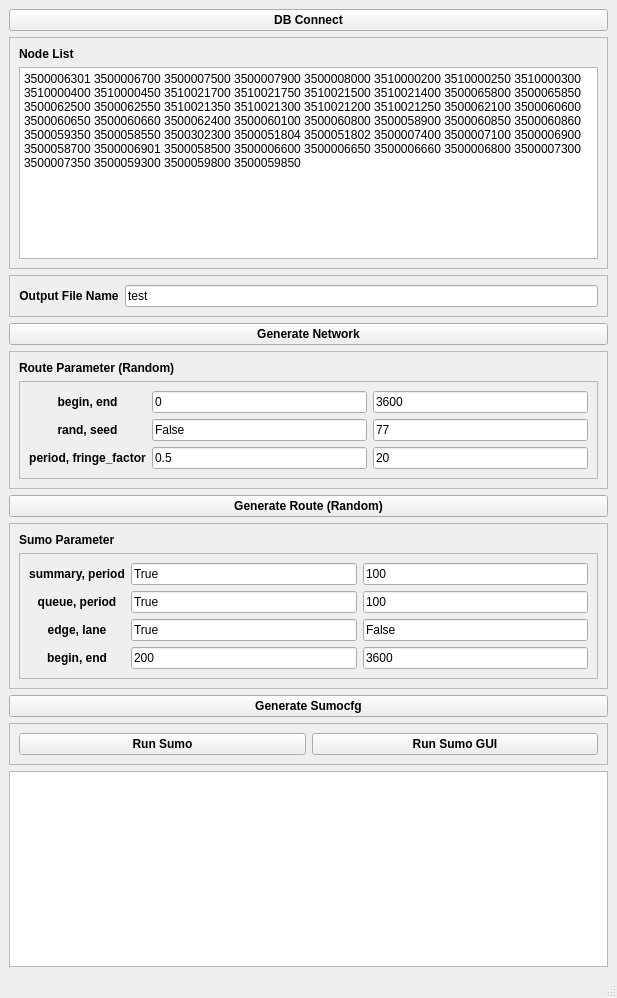
<?xml version="1.0" encoding="UTF-8"?>
<ui version="4.0">
 <class>MainWindow</class>
 <widget class="QMainWindow" name="MainWindow">
  <property name="geometry">
   <rect>
    <x>0</x>
    <y>0</y>
    <width>617</width>
    <height>998</height>
   </rect>
  </property>
  <property name="windowTitle">
   <string>MainWindow</string>
  </property>
  <widget class="QWidget" name="centralwidget">
   <layout class="QVBoxLayout" name="verticalLayout_2">
    <item>
     <widget class="QPushButton" name="button_db">
      <property name="font">
       <font>
        <weight>75</weight>
        <bold>true</bold>
       </font>
      </property>
      <property name="text">
       <string>DB Connect</string>
      </property>
     </widget>
    </item>
    <item>
     <widget class="QFrame" name="frame_node">
      <property name="frameShape">
       <enum>QFrame::StyledPanel</enum>
      </property>
      <property name="frameShadow">
       <enum>QFrame::Raised</enum>
      </property>
      <layout class="QVBoxLayout" name="verticalLayout">
       <item>
        <widget class="QLabel" name="text_node_list">
         <property name="font">
          <font>
           <weight>75</weight>
           <bold>true</bold>
          </font>
         </property>
         <property name="text">
          <string>Node List</string>
         </property>
         <property name="textFormat">
          <enum>Qt::RichText</enum>
         </property>
         <property name="alignment">
          <set>Qt::AlignLeading|Qt::AlignLeft|Qt::AlignVCenter</set>
         </property>
        </widget>
       </item>
       <item>
        <widget class="QTextEdit" name="input_node_list">
         <property name="html">
          <string>&lt;!DOCTYPE HTML PUBLIC &quot;-//W3C//DTD HTML 4.0//EN&quot; &quot;http://www.w3.org/TR/REC-html40/strict.dtd&quot;&gt;
&lt;html&gt;&lt;head&gt;&lt;meta name=&quot;qrichtext&quot; content=&quot;1&quot; /&gt;&lt;style type=&quot;text/css&quot;&gt;
p, li { white-space: pre-wrap; }
&lt;/style&gt;&lt;/head&gt;&lt;body style=&quot; font-family:'Gulim'; font-size:9pt; font-weight:400; font-style:normal;&quot;&gt;
&lt;p style=&quot; margin-top:0px; margin-bottom:0px; margin-left:0px; margin-right:0px; -qt-block-indent:0; text-indent:0px;&quot;&gt;3500006301 3500006700 3500007500 3500007900 3500008000 3510000200 3510000250 3510000300 3510000400 3510000450 3510021700 3510021750 3510021500 3510021400 3500065800 3500065850 3500062500 3500062550 3510021350 3510021300 3510021200 3510021250 3500062100 3500060600 3500060650 3500060660 3500062400 3500060100 3500060800 3500058900 3500060850 3500060860 3500059350 3500058550 3500302300 3500051804 3500051802 3500007400 3500007100 3500006900 3500058700 3500006901 3500058500 3500006600 3500006650 3500006660 3500006800 3500007300 3500007350 3500059300 3500059800 3500059850&lt;/p&gt;&lt;/body&gt;&lt;/html&gt;</string>
         </property>
        </widget>
       </item>
      </layout>
     </widget>
    </item>
    <item>
     <widget class="QFrame" name="frame_output">
      <property name="maximumSize">
       <size>
        <width>16777215</width>
        <height>66</height>
       </size>
      </property>
      <property name="frameShape">
       <enum>QFrame::StyledPanel</enum>
      </property>
      <property name="frameShadow">
       <enum>QFrame::Raised</enum>
      </property>
      <layout class="QHBoxLayout" name="horizontalLayout">
       <item>
        <widget class="QLabel" name="text_output_name">
         <property name="maximumSize">
          <size>
           <width>16777215</width>
           <height>32</height>
          </size>
         </property>
         <property name="font">
          <font>
           <weight>75</weight>
           <bold>true</bold>
          </font>
         </property>
         <property name="text">
          <string>Output File Name</string>
         </property>
         <property name="alignment">
          <set>Qt::AlignCenter</set>
         </property>
        </widget>
       </item>
       <item>
        <widget class="QLineEdit" name="input_output_name">
         <property name="text">
          <string>test</string>
         </property>
        </widget>
       </item>
      </layout>
     </widget>
    </item>
    <item>
     <widget class="QPushButton" name="button_network">
      <property name="font">
       <font>
        <weight>75</weight>
        <bold>true</bold>
       </font>
      </property>
      <property name="text">
       <string>Generate Network</string>
      </property>
     </widget>
    </item>
    <item>
     <widget class="QFrame" name="frame_route">
      <property name="frameShape">
       <enum>QFrame::StyledPanel</enum>
      </property>
      <property name="frameShadow">
       <enum>QFrame::Raised</enum>
      </property>
      <layout class="QVBoxLayout" name="verticalLayout_3">
       <item>
        <widget class="QLabel" name="text_route_param">
         <property name="font">
          <font>
           <weight>75</weight>
           <bold>true</bold>
          </font>
         </property>
         <property name="text">
          <string>Route Parameter (Random)</string>
         </property>
        </widget>
       </item>
       <item>
        <widget class="QFrame" name="frame_route_param">
         <property name="maximumSize">
          <size>
           <width>16777215</width>
           <height>16777215</height>
          </size>
         </property>
         <property name="frameShape">
          <enum>QFrame::StyledPanel</enum>
         </property>
         <property name="frameShadow">
          <enum>QFrame::Raised</enum>
         </property>
         <layout class="QGridLayout" name="gridLayout">
          <item row="0" column="0">
           <widget class="QLabel" name="text_route_param1">
            <property name="maximumSize">
             <size>
              <width>16777215</width>
              <height>32</height>
             </size>
            </property>
            <property name="font">
             <font>
              <weight>75</weight>
              <bold>true</bold>
             </font>
            </property>
            <property name="text">
             <string>begin, end</string>
            </property>
            <property name="alignment">
             <set>Qt::AlignCenter</set>
            </property>
           </widget>
          </item>
          <item row="0" column="1">
           <widget class="QLineEdit" name="input_route_begin">
            <property name="text">
             <string>0</string>
            </property>
           </widget>
          </item>
          <item row="0" column="2">
           <widget class="QLineEdit" name="input_route_end">
            <property name="text">
             <string>3600</string>
            </property>
           </widget>
          </item>
          <item row="1" column="0">
           <widget class="QLabel" name="text_route_param2">
            <property name="font">
             <font>
              <weight>75</weight>
              <bold>true</bold>
             </font>
            </property>
            <property name="text">
             <string>rand, seed</string>
            </property>
            <property name="alignment">
             <set>Qt::AlignCenter</set>
            </property>
           </widget>
          </item>
          <item row="1" column="1">
           <widget class="QLineEdit" name="input_route_rand">
            <property name="text">
             <string>False</string>
            </property>
           </widget>
          </item>
          <item row="1" column="2">
           <widget class="QLineEdit" name="input_route_seed">
            <property name="text">
             <string>77</string>
            </property>
           </widget>
          </item>
          <item row="2" column="0">
           <widget class="QLabel" name="text_route_param3">
            <property name="font">
             <font>
              <weight>75</weight>
              <bold>true</bold>
             </font>
            </property>
            <property name="text">
             <string>period, fringe_factor</string>
            </property>
            <property name="alignment">
             <set>Qt::AlignCenter</set>
            </property>
           </widget>
          </item>
          <item row="2" column="1">
           <widget class="QLineEdit" name="input_route_period">
            <property name="text">
             <string>0.5</string>
            </property>
           </widget>
          </item>
          <item row="2" column="2">
           <widget class="QLineEdit" name="input_route_fringe">
            <property name="text">
             <string>20</string>
            </property>
           </widget>
          </item>
         </layout>
        </widget>
       </item>
      </layout>
     </widget>
    </item>
    <item>
     <widget class="QPushButton" name="button_route">
      <property name="font">
       <font>
        <weight>75</weight>
        <bold>true</bold>
       </font>
      </property>
      <property name="text">
       <string>Generate Route (Random)</string>
      </property>
     </widget>
    </item>
    <item>
     <widget class="QFrame" name="frame_sumo">
      <property name="frameShape">
       <enum>QFrame::StyledPanel</enum>
      </property>
      <property name="frameShadow">
       <enum>QFrame::Raised</enum>
      </property>
      <layout class="QVBoxLayout" name="verticalLayout_4">
       <item>
        <widget class="QLabel" name="text_sumo_param">
         <property name="font">
          <font>
           <weight>75</weight>
           <bold>true</bold>
          </font>
         </property>
         <property name="text">
          <string>Sumo Parameter</string>
         </property>
        </widget>
       </item>
       <item>
        <widget class="QFrame" name="frame_sumo_param">
         <property name="maximumSize">
          <size>
           <width>16777215</width>
           <height>16777215</height>
          </size>
         </property>
         <property name="frameShape">
          <enum>QFrame::StyledPanel</enum>
         </property>
         <property name="frameShadow">
          <enum>QFrame::Raised</enum>
         </property>
         <layout class="QGridLayout" name="gridLayout_2">
          <item row="1" column="1">
           <widget class="QLineEdit" name="input_sumo_summary">
            <property name="text">
             <string>True</string>
            </property>
           </widget>
          </item>
          <item row="3" column="0">
           <widget class="QLabel" name="text_sumo_param3">
            <property name="font">
             <font>
              <weight>75</weight>
              <bold>true</bold>
             </font>
            </property>
            <property name="text">
             <string>edge, lane</string>
            </property>
            <property name="alignment">
             <set>Qt::AlignCenter</set>
            </property>
           </widget>
          </item>
          <item row="1" column="2">
           <widget class="QLineEdit" name="input_sumo_summary_period">
            <property name="text">
             <string>100</string>
            </property>
           </widget>
          </item>
          <item row="2" column="2">
           <widget class="QLineEdit" name="input_sumo_queue_period">
            <property name="text">
             <string>100</string>
            </property>
           </widget>
          </item>
          <item row="3" column="2">
           <widget class="QLineEdit" name="input_sumo_lane">
            <property name="text">
             <string>False</string>
            </property>
           </widget>
          </item>
          <item row="2" column="0">
           <widget class="QLabel" name="text_sumo_param2">
            <property name="font">
             <font>
              <weight>75</weight>
              <bold>true</bold>
             </font>
            </property>
            <property name="text">
             <string>queue, period</string>
            </property>
            <property name="alignment">
             <set>Qt::AlignCenter</set>
            </property>
           </widget>
          </item>
          <item row="2" column="1">
           <widget class="QLineEdit" name="input_sumo_queue">
            <property name="text">
             <string>True</string>
            </property>
           </widget>
          </item>
          <item row="1" column="0">
           <widget class="QLabel" name="text_sumo_param1">
            <property name="font">
             <font>
              <weight>75</weight>
              <bold>true</bold>
             </font>
            </property>
            <property name="text">
             <string>summary, period</string>
            </property>
            <property name="alignment">
             <set>Qt::AlignCenter</set>
            </property>
           </widget>
          </item>
          <item row="3" column="1">
           <widget class="QLineEdit" name="input_sumo_edge">
            <property name="text">
             <string>True</string>
            </property>
           </widget>
          </item>
          <item row="4" column="0">
           <widget class="QLabel" name="text_sumo_param4">
            <property name="maximumSize">
             <size>
              <width>16777215</width>
              <height>32</height>
             </size>
            </property>
            <property name="font">
             <font>
              <weight>75</weight>
              <bold>true</bold>
             </font>
            </property>
            <property name="midLineWidth">
             <number>0</number>
            </property>
            <property name="text">
             <string>begin, end</string>
            </property>
            <property name="alignment">
             <set>Qt::AlignCenter</set>
            </property>
           </widget>
          </item>
          <item row="4" column="1">
           <widget class="QLineEdit" name="input_sumo_begin">
            <property name="maximumSize">
             <size>
              <width>16777215</width>
              <height>16777215</height>
             </size>
            </property>
            <property name="text">
             <string>200</string>
            </property>
           </widget>
          </item>
          <item row="4" column="2">
           <widget class="QLineEdit" name="input_sumo_end">
            <property name="maximumSize">
             <size>
              <width>16777215</width>
              <height>16777215</height>
             </size>
            </property>
            <property name="text">
             <string>3600</string>
            </property>
           </widget>
          </item>
         </layout>
        </widget>
       </item>
      </layout>
     </widget>
    </item>
    <item>
     <widget class="QPushButton" name="button_sumo">
      <property name="font">
       <font>
        <weight>75</weight>
        <bold>true</bold>
       </font>
      </property>
      <property name="text">
       <string>Generate Sumocfg</string>
      </property>
     </widget>
    </item>
    <item>
     <widget class="QFrame" name="frame_sumo_run">
      <property name="frameShape">
       <enum>QFrame::StyledPanel</enum>
      </property>
      <property name="frameShadow">
       <enum>QFrame::Raised</enum>
      </property>
      <layout class="QHBoxLayout" name="horizontalLayout_2">
       <item>
        <widget class="QPushButton" name="button_runsumo">
         <property name="font">
          <font>
           <weight>75</weight>
           <bold>true</bold>
          </font>
         </property>
         <property name="text">
          <string>Run Sumo</string>
         </property>
        </widget>
       </item>
       <item>
        <widget class="QPushButton" name="button_runsumo_gui">
         <property name="font">
          <font>
           <weight>75</weight>
           <bold>true</bold>
          </font>
         </property>
         <property name="text">
          <string>Run Sumo GUI</string>
         </property>
        </widget>
       </item>
      </layout>
     </widget>
    </item>
    <item>
     <widget class="QTextEdit" name="output_log"/>
    </item>
   </layout>
  </widget>
  <widget class="QMenuBar" name="menubar">
   <property name="geometry">
    <rect>
     <x>0</x>
     <y>0</y>
     <width>617</width>
     <height>21</height>
    </rect>
   </property>
  </widget>
  <widget class="QStatusBar" name="statusbar"/>
 </widget>
 <resources/>
 <connections/>
</ui>
